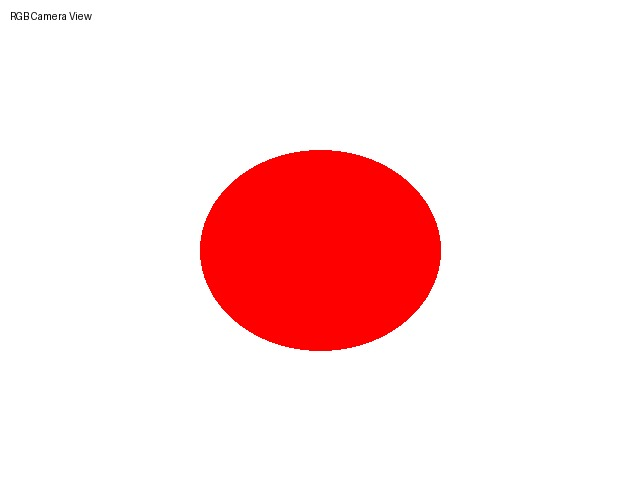
#> input picture examples/images/test_rgb.jpg, 640 x 480 px
$ python -i viz.py   (imports and definitions only)
#> lines starting #> are read from the running program, lines starting #| are printed output that depends on the picture
"""Visualization overlays for robot perception debugging.

Provides mask overlays, bounding box rendering, distance vector visualization,
and composite debug views for the robot vision pipeline.
"""

from __future__ import annotations

import math
from typing import Optional

import numpy as np
from PIL import Image, ImageDraw, ImageFont


# ---------------------------------------------------------------------------
# Constants
# ---------------------------------------------------------------------------

_DISTINCT_COLORS: list[tuple[int, int, int]] = [
    (255, 0, 0), (0, 255, 0), (0, 0, 255),
    (255, 255, 0), (255, 0, 255), (0, 255, 255),
    (255, 128, 0), (128, 0, 255), (0, 128, 255),
    (255, 0, 128), (128, 255, 0), (0, 255, 128),
    (200, 100, 0), (100, 0, 200), (0, 200, 100),
    (200, 0, 100), (100, 200, 0), (0, 100, 200),
    (255, 160, 160), (160, 255, 160), (160, 160, 255),
]

_FONT = ImageFont.load_default()


# ---------------------------------------------------------------------------
# Mask overlay
# ---------------------------------------------------------------------------

# [204 lines left out: functions draw_mask_overlay, draw_bboxes, draw_distance_vectors, not called in this run]


# ---------------------------------------------------------------------------
# Debug composite view  (single camera)
# ---------------------------------------------------------------------------

def make_debug_view(
    rgb: np.ndarray,
    masks: list[np.ndarray] | None = None,
    mask_colors: list[tuple] | None = None,
    detections: list | None = None,
    ee_xy: tuple[float, float] | None = None,
    ee_pixel: tuple[float, float] | None = None,
    reasoning: str | None = None,
) -> np.ndarray:
    """Compose a debug overlay for one camera view.

    Layers are applied in order:
        1. Mask overlay (semi-transparent)
        2. Bounding boxes with labels
        3. Distance vectors (arrows + EE marker)
        4. Reasoning text bar at bottom

    The final image is always 384x384 RGB uint8.

    Args:
        rgb: Source RGB image (H, W, 3), uint8.
        masks: Optional list of boolean masks for overlay.
        mask_colors: Optional (R, G, B) per mask.
        detections: Optional list of Detection-like objects.
        ee_xy: EE world (x, y) for distance computation.
        ee_pixel: EE pixel (col, row) in this camera view.
        reasoning: Optional text to render in bottom bar.

    Returns:
        RGB uint8 array with shape (384, 384, 3).
    """
    img = rgb.copy()

    # 1. Mask overlay
    if masks:
        img = draw_mask_overlay(img, masks, mask_colors)

    # 2. Bounding boxes
    if detections:
        img = draw_bboxes(img, detections)

    # 3. Distance vectors
    if detections and ee_pixel is not None:
        img = draw_distance_vectors(
            img,
            ee_xy or (0.0, 0.0),
            detections,
            ee_pixel=ee_pixel,
        )

    # 4. Reasoning text bar at bottom
    if reasoning:
        pil = Image.fromarray(img).convert("RGBA")
        w, h = pil.size
        bar_h = 30

        # Semi-transparent bar at bottom
        bar_arr = np.zeros((bar_h, w, 4), dtype=np.uint8)
        bar_arr[:, :, 3] = 200  # alpha
        bar_img = Image.fromarray(bar_arr, "RGBA")
        pil = Image.alpha_composite(pil, bar_img)
        pil_rgb = pil.convert("RGB")

        # Draw text
        draw = ImageDraw.Draw(pil_rgb)
        text = reasoning.strip().replace("\n", " ")[:85]
        if len(text) > 82:
            text = text[:79] + "..."
        draw.text((8, h - bar_h + 6), text, fill=(255, 255, 200), font=_FONT)

        img = np.array(pil_rgb)

    # Ensure 384x384
    if img.shape[:2] != (384, 384):
        pil = Image.fromarray(img).resize((384, 384), Image.LANCZOS)
        img = np.array(pil)

    return img


# ---------------------------------------------------------------------------
# Debug composite  (birdview + frontview)
# ---------------------------------------------------------------------------

# [52 lines left out: function generate_debug_composite, not called in this run]

>>> import cv2
>>> picture = cv2.imread('../../../examples/images/test_rgb.jpg', cv2.IMREAD_GRAYSCALE)
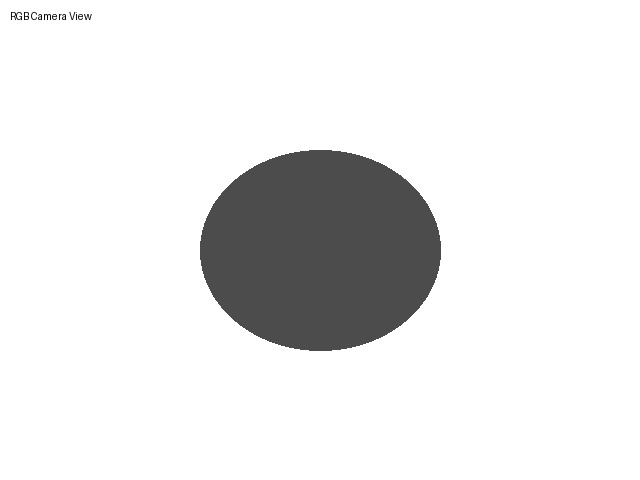
#> picture: shape (480, 640); min 0, max 255, mean 232.7
>>> result = make_debug_view(picture)
#> in make_debug_view, `pil = Image.fromarray(img).resize((384, 384), Image.LANCZOS)`:
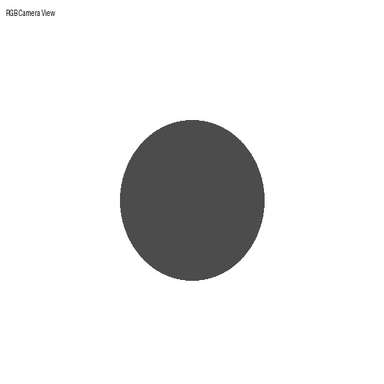
#> pil: PIL image 384x384 L; min 36, max 255, mean 232.6
